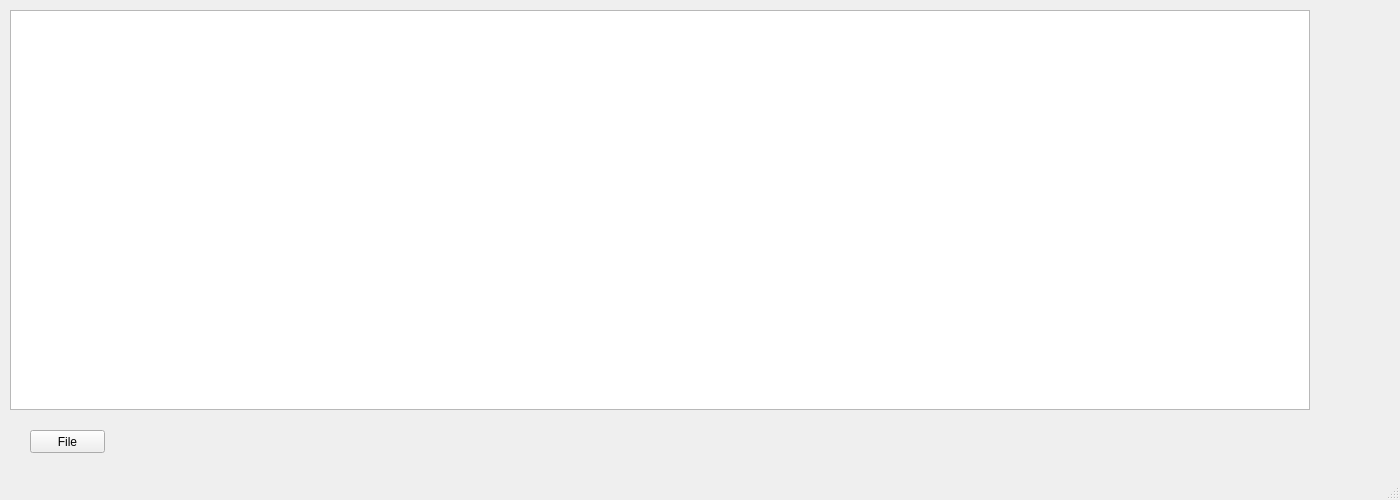
<?xml version="1.0" encoding="UTF-8"?>
<ui version="4.0">
 <class>MainWindow</class>
 <widget class="QMainWindow" name="MainWindow">
  <property name="geometry">
   <rect>
    <x>0</x>
    <y>0</y>
    <width>1400</width>
    <height>500</height>
   </rect>
  </property>
  <property name="contextMenuPolicy">
   <enum>Qt::CustomContextMenu</enum>
  </property>
  <property name="windowTitle">
   <string>MainWindow</string>
  </property>
  <widget class="QWidget" name="centralwidget">
   <widget class="QTableWidget" name="tableWidget">
    <property name="geometry">
     <rect>
      <x>10</x>
      <y>10</y>
      <width>1300</width>
      <height>400</height>
     </rect>
    </property>
   </widget>
   <widget class="QPushButton" name="pushButton">
    <property name="geometry">
     <rect>
      <x>30</x>
      <y>430</y>
      <width>75</width>
      <height>23</height>
     </rect>
    </property>
    <property name="text">
     <string>File</string>
    </property>
   </widget>
  </widget>
  <widget class="QMenuBar" name="menubar">
   <property name="geometry">
    <rect>
     <x>0</x>
     <y>0</y>
     <width>1400</width>
     <height>21</height>
    </rect>
   </property>
  </widget>
  <widget class="QStatusBar" name="statusbar"/>
 </widget>
 <resources/>
 <connections/>
</ui>
